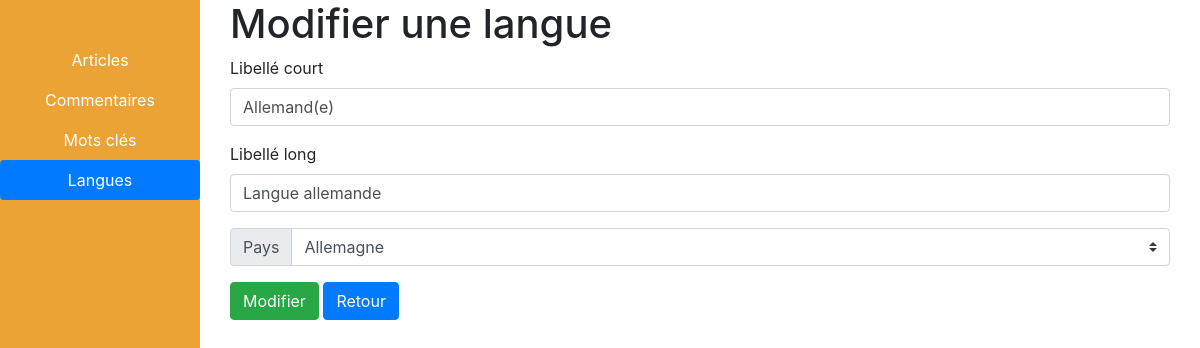
The page /langue/update.php?id=ALLE01 on the database its author committed.
### tables this page shows
create table LANGUE
(
   NumLang char(8) not null,	 
   Lib1Lang char(25),			 
   Lib2Lang char(45),			 
   NumPays char(4) null,       
   primary key (NumLang)
);

create table PAYS
(
   idPays int(11) not null auto_increment,	 
   cdPays char(2) not null,					 
   numPays char(4) not null,				 
   frPays varchar(255) not null,			 
   enPays varchar(255) default null,		 
   primary key (idPays)
);

### class/Utils/ctrlSaisies.php (called while the page is built)
<?php
    function ctrlSaisies($saisie) {
      $saisie = trim($saisie);
      $saisie = stripslashes($saisie);
      $saisie = htmlentities($saisie);
      return $saisie;
    }
?>

### class/Blog/Crud.php (called while the page is built, shortened)
<?php
require_once( __DIR__ . "/../Utils/ctrlSaisies.php");
abstract class Crud {
    public $tableName;
    public $primaryKeyName;
    public $primaryKeyValue;
    public function __construct($primaryKeyValue)
    {
        $this->tableName = static::TABLE;
        $this->primaryKeyName = static::PRIMARY;
        $this->primaryKeyValue = $primaryKeyValue;
    }
    public function loadDataFromSQL($connection, $joins = array())
    {
        $requete = "SELECT * FROM $this->tableName ";
        $requete .= "WHERE $this->primaryKeyName = '{$this->primaryKeyValue}'";
        $result = $connection->query($requete);
    }
}
?>

### langue/update.php (the view, shortened to what this page needs)
<?php
require_once("./../class/Utils/ctrlSaisies.php");
require_once("./../class/Utils/connection.php");
$langue = NULL;
if($_SERVER["REQUEST_METHOD"] == "GET") {
    if(isset($_GET["id"])) {
        $NumLang = ctrlSaisies($_GET["id"]);
        $langue = new Langue($NumLang);
        $langue->loadDataFromSQL($conn);
    }
}else if($_SERVER["REQUEST_METHOD"] == "POST") {
    if(isset($_POST["id"]) && Langue::paramsAllSet($_POST)) {
        $NumLang = $_POST["NumLang"];
        $langue = new Langue($NumLang);
        $langue->changeData($_POST);
        $langue->updateDataToSQL($conn);
    }
}
$requete = "SELECT * FROM `pays` WHERE 1";
$countries = $conn->query($requete);
include "../common/header.php";
?>
    <div class="container">
        <h1>Modifier une langue</h1>
        <form method="post" action="update.php">
            <div class="form-group">
                <label for="Lib1Lang">Libellé court</label>
                <input type="text" class="form-control" id="Lib1Lang" name="Lib1Lang" maxlength="25" placeholder="Libellé court" autofocus="autofocus" value="<?php echo $langue->values["Lib1Lang"] ?>">
            </div>
            <div class="form-group">
                <label for="Lib2Lang">Libellé long</label>
                <input type="text" class="form-control" id="Lib2Lang" name="Lib2Lang" maxlength="25" placeholder="Libellé long" value="<?php echo $langue->values["Lib2Lang"] ?>">
            </div>
            <div class="input-group mb-3">
                <div class="input-group-prepend">
                    <label class="input-group-text" for="NumPays">Pays</label>
                </div>
                <select class="custom-select" name="NumPays" id="NumPays">
                    <?php
                    while($country = $countries->fetch()){
                        echo '<option value="' . $country["numPays"] . '"' .
                        ' ' . ($country["numPays"] == $langue->values["NumPays"] ? 'selected' : '') .
                        ' >' . $country['frPays']. '</option>';
                    }
                    ?>
                </select>
            </div>
                <button name="id" type="submit" name="Submit" class="btn btn-success">Modifier</button>
                <a href="index.php" class="btn btn-primary">Retour</a>
        </form>
    </div>
<?php include "../common/footer.php"; ?>

### rows shown on the page
langue: Lib1Lang "Allemand(e)", Lib2Lang "Langue allemande", NumPays "Allemagne"
